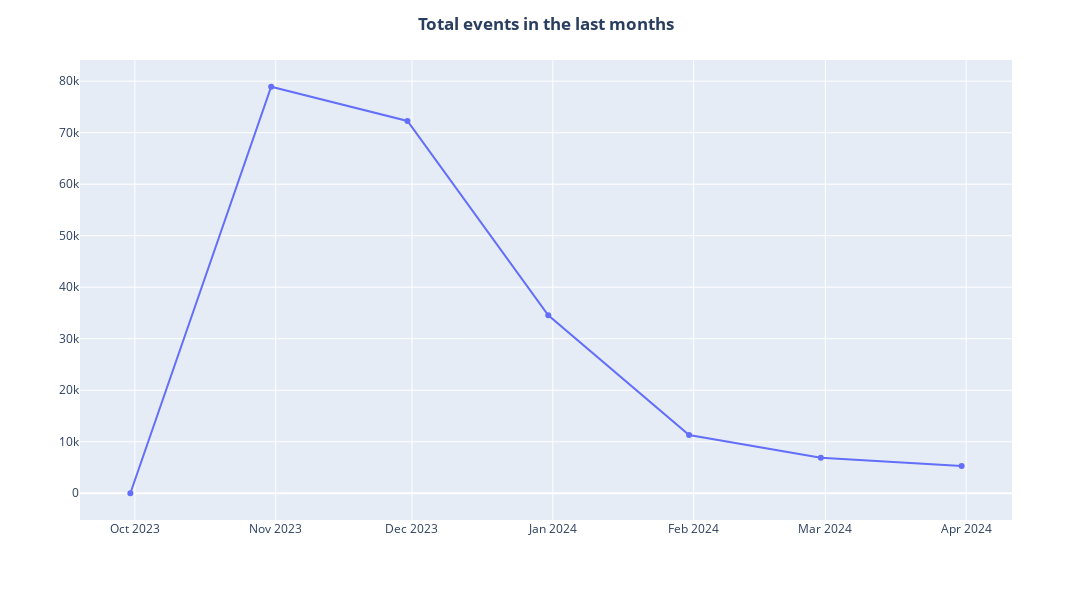

The notebook cell saved with this chart:
### Code cell
# EVENTOS HASTA ABRIL 2024

events_sorted = events.sort_values(by='datetime_local')                                     # Ordenar datos según 'datetime_local' 
events_sorted.set_index('datetime_local', inplace=True)                                     # Restablecer índice
events_filtered = events_sorted[events_sorted.index <= '2024-04-01 00:00:00']               # Filtrar los datos hasta abril de 2024
events_by_month = events_filtered.resample('M').size()                                      # Resample -> re-muestrea los datos en intervalos de meses y calcula el tamaño de cada intervalo

# Gráfica lineal
fig = px.line(events_by_month, 
              x=events_by_month.index, 
              y=events_by_month.values,
              labels={'x': 'Date', 'y': 'Events count'},
              markers=True, 
              line_shape='linear')

fig.update_layout(width=1200, height=600,                                                   # Ajustar el tamaño de la figura
                    title_text='<b>Total events in the last months</b>', title_x=0.5,       # Centrar el título y ponerlo en negrita
                    xaxis_title='', yaxis_title='')                                         # Ocultar los nombres de los ejes

fig.show()

### Figure 1 — Plotly figure (JSON) as saved in the notebook; plotly's stock layout.template omitted (floating-point values rounded to 4 significant figures)
{"data": [{"hovertemplate": "datetime_local=%{x}<br>Events count=%{y}<extra></extra>", "legendgroup": "", "line": {"color": "#636efa", "dash": "solid", "shape": "linear"}, "marker": {"symbol": "circle"}, "mode": "lines+markers", "name": "", "orientation": "v", "showlegend": false, "type": "scatter", "x": ["2023-09-30T00:00:00", "2023-10-31T00:00:00", "2023-11-30T00:00:00", "2023-12-31T00:00:00", "2024-01-31T00:00:00", "2024-02-29T00:00:00", "2024-03-31T00:00:00"], "xaxis": "x", "y": [7, 78915, 72282, 34565, 11298, 6888, 5300], "yaxis": "y"}], "layout": {"height": 600, "legend": {"tracegroupgap": 0}, "margin": {"t": 60}, "title": {"text": "<b>Total events in the last months</b>", "x": 0.5}, "width": 1200, "xaxis": {"anchor": "y", "domain": [0, 1], "title": {"text": ""}}, "yaxis": {"anchor": "x", "domain": [0, 1], "title": {"text": ""}}}}
